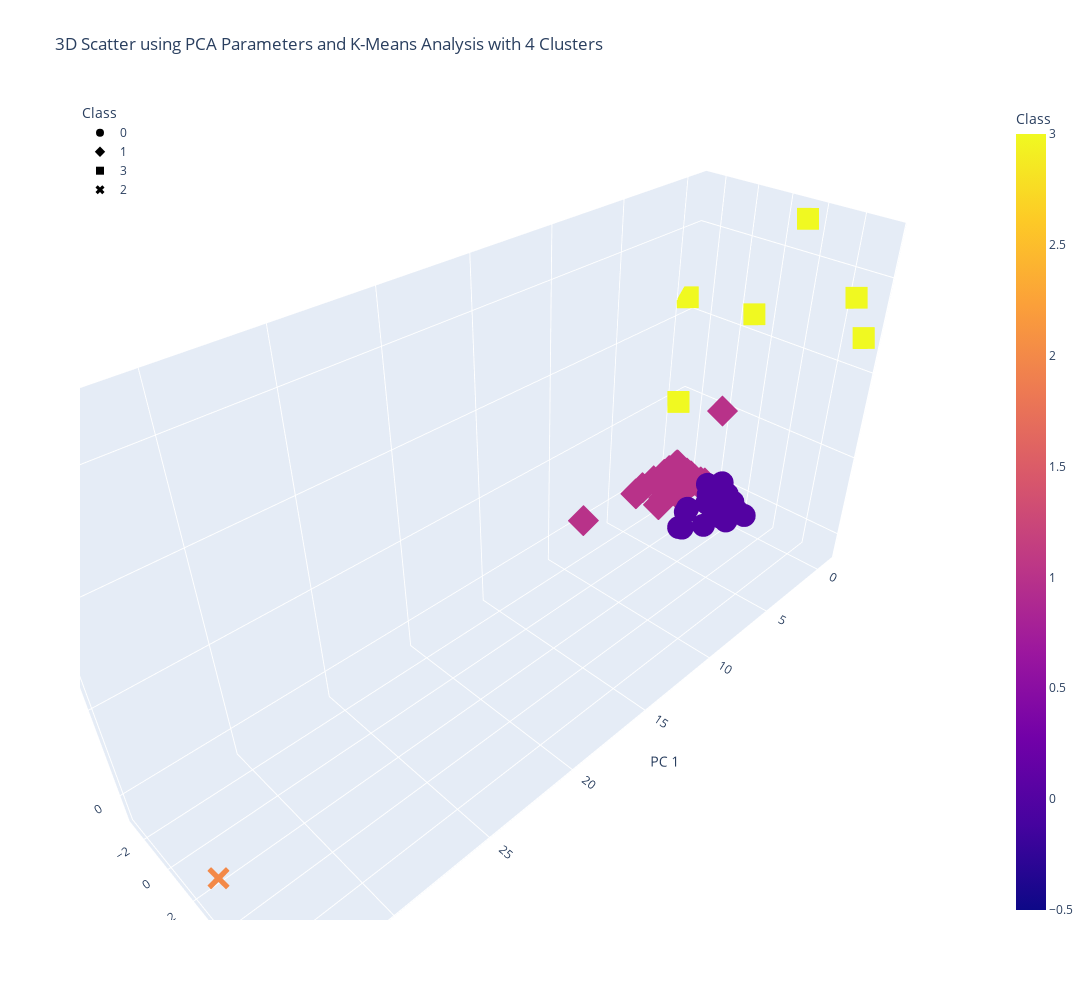

Here is the notebook cell this chart was saved with:
### Markdown cell above
### Deliverable 4: Visualizing Cryptocurrencies Results

#### 3D-Scatter with Clusters

### Code cell
# Creating a 3D-Scatter with the PCA data and the clusters
fig = px.scatter_3d(
    clustered_df
    , x="PC 1"
    , y="PC 2"
    , z="PC 3"
    , color='Class'
    , symbol="Class"
    , width=1200
    , height=1000
    , hover_name="CoinName"
    , hover_data=[clustered_df.Algorithm]
    , title="3D Scatter using PCA Parameters and K-Means Analysis with 4 Clusters"
)

fig.update_layout(legend=dict(x=0, y=1))
fig.show()

### Figure 1 — Plotly figure (JSON) as saved in the notebook; plotly's stock layout.template omitted (floating-point values rounded to 4 significant figures; data arrays with more than 128 entries replaced by an {"elided": "..."} marker saying what was removed)
{"data": [{"customdata": {"elided": "286x1 str values"}, "hovertemplate": "<b>%{hovertext}</b><br><br>Class=%{marker.color}<br>PC 1=%{x}<br>PC 2=%{y}<br>PC 3=%{z}<br>Algorithm=%{customdata[0]}<extra></extra>", "hovertext": {"elided": "286 str values"}, "legendgroup": "0", "marker": {"color": {"elided": "286 int values"}, "coloraxis": "coloraxis", "symbol": "circle"}, "mode": "markers", "name": "0", "scene": "scene", "showlegend": true, "type": "scatter3d", "x": {"elided": "286 float values"}, "y": {"elided": "286 float values"}, "z": {"elided": "286 float values"}}, {"customdata": {"elided": "240x1 str values"}, "hovertemplate": "<b>%{hovertext}</b><br><br>Class=%{marker.color}<br>PC 1=%{x}<br>PC 2=%{y}<br>PC 3=%{z}<br>Algorithm=%{customdata[0]}<extra></extra>", "hovertext": {"elided": "240 str values"}, "legendgroup": "1", "marker": {"color": {"elided": "240 int values"}, "coloraxis": "coloraxis", "symbol": "diamond"}, "mode": "markers", "name": "1", "scene": "scene", "showlegend": true, "type": "scatter3d", "x": {"elided": "240 float values"}, "y": {"elided": "240 float values"}, "z": {"elided": "240 float values"}}, {"customdata": [["VeChainThor Authority"], ["Proof-of-BibleHash"], ["SHA-256 + Hive"], ["Proof-of-Authority"], ["ECC 256K1"], ["SHA3-256"]], "hovertemplate": "<b>%{hovertext}</b><br><br>Class=%{marker.color}<br>PC 1=%{x}<br>PC 2=%{y}<br>PC 3=%{z}<br>Algorithm=%{customdata[0]}<extra></extra>", "hovertext": ["Vechain", "BiblePay", "LitecoinCash", "Poa Network", "Acute Angle Cloud", "Fiii"], "legendgroup": "3", "marker": {"color": [3, 3, 3, 3, 3, 3], "coloraxis": "coloraxis", "symbol": "square"}, "mode": "markers", "name": "3", "scene": "scene", "showlegend": true, "type": "scatter3d", "x": [4.536, -0.2952, -0.3823, -0.4154, -0.4269, -0.4664], "y": [0.6978, 7.694, 3.663, 1.439, 6.865, -2.93], "z": [7.9, 12.24, 17.06, 11.46, 14.01, 11.07]}, {"customdata": [["TRC10"]], "hovertemplate": "<b>%{hovertext}</b><br><br>Class=%{marker.color}<br>PC 1=%{x}<br>PC 2=%{y}<br>PC 3=%{z}<br>Algorithm=%{customdata[0]}<extra></extra>", "hovertext": ["BitTorrent"], "legendgroup": "2", "marker": {"color": [2], "coloraxis": "coloraxis", "symbol": "x"}, "mode": "markers", "name": "2", "scene": "scene", "showlegend": true, "type": "scatter3d", "x": [34.05], "y": [2.202], "z": [-1.081]}], "layout": {"coloraxis": {"colorbar": {"title": {"text": "Class"}}, "colorscale": [[0, "#0d0887"], [0.1111, "#46039f"], [0.2222, "#7201a8"], [0.3333, "#9c179e"], [0.4444, "#bd3786"], [0.5556, "#d8576b"], [0.6667, "#ed7953"], [0.7778, "#fb9f3a"], [0.8889, "#fdca26"], [1, "#f0f921"]]}, "height": 1000, "legend": {"title": {"text": "Class"}, "tracegroupgap": 0, "x": 0, "y": 1}, "scene": {"domain": {"x": [0, 1], "y": [0, 1]}, "xaxis": {"title": {"text": "PC 1"}}, "yaxis": {"title": {"text": "PC 2"}}, "zaxis": {"title": {"text": "PC 3"}}}, "title": {"text": "3D Scatter using PCA Parameters and K-Means Analysis with 4 Clusters"}, "width": 1200}}
